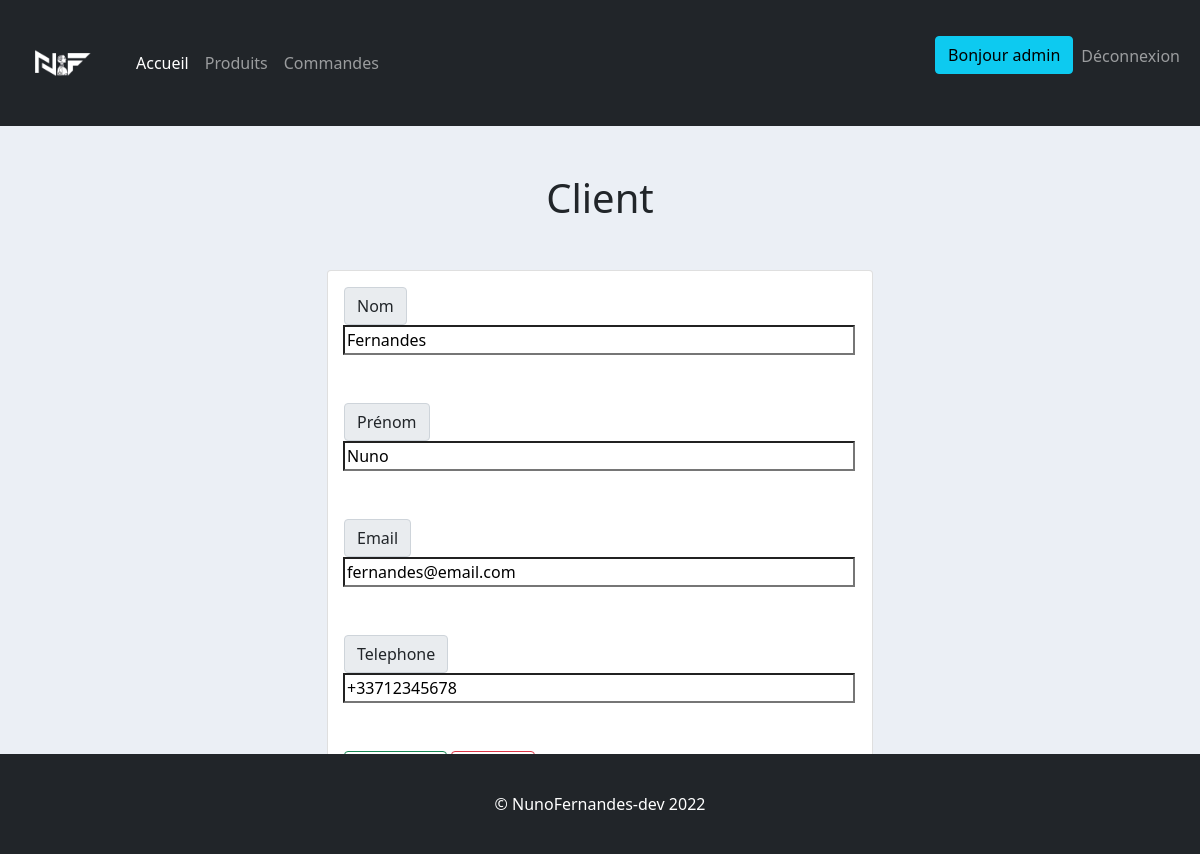
/client/modifier_client/1/ (signed in), run on the app's committed database.
### client/models.py (models this page shows, shortened)
class Client(models.Model):
    name = models.CharField(max_length=200, null=True)
    first_name = models.CharField(max_length=200, null=True)
    email = models.EmailField(max_length=250, null=True)
    phone = models.CharField(max_length=20, null=True)
    creation_date = models.DateTimeField(auto_now_add=True, null=True)

### client/views.py (the view)
# urls.py: path('modifier_client/<str:id>/', views.modify_client, name='modify_client'),
@login_required(login_url='account:connexion')
def modify_client(request, id=None):
    client = Client.objects.get(id=id)
    form = NewClientForm(instance=client)
    if request.method == 'POST':
        form = NewClientForm(request.POST, instance=client)
        if form.is_valid():
            form.save()
            return redirect('product:home')
    context = {'form': form}
    return render(request, 'client/new_client.html', context)

### client/forms.py
class NewClientForm(forms.ModelForm):
    class Meta:
        model = Client
        fields = ['name', 'first_name', 'email', 'phone']

### client/templates/client/new_client.html (shortened to what this page needs)
{% extends 'base/base.html' %}
{% block content %}
    <div class="container h-100 my-5">
        <h1 class="text-center my-5">Client</h1>
        <div class="col">
            <div class="col-md-6 card card-body mx-auto">
                <form action="" method="POST" class="w-100">
                    <div class="input-group mb-5">
                        <div class="input-group-append">
                            <span class="input-group-text">Nom</span>
                        </div>
                        {{ form.name }}
                    </div>
                    <div class="input-group mb-5">
                        <div class="input-group-append">
                            <span class="input-group-text">Prénom</span>
                        </div>
                        {{ form.first_name }}
                    </div>
                    <div class="input-group mb-5">
                        <div class="input-group-append">
                            <span class="input-group-text">Email</span>
                        </div>
                        {{ form.email }}
                    </div>
                    <div class="input-group mb-5">
                        <div class="input-group-append">
                            <span class="input-group-text">Telephone</span>
                        </div>
                        {{ form.phone }}
                    </div>
                    <button class="btn btn-outline-success" type="submit">Confirmer</button>
                    <a class="btn btn-outline-danger" href="{% url 'product:home' %}">annuler</a>
                </form>
            </div>
        </div>
	</div>
{% endblock %}

### templates/base/navbar.html (shortened to what this page needs)
{% load static %}
<nav class="navbar navbar-expand-lg navbar-dark bg-dark">
    <div class="container-fluid">
        <a class="navbar-brand" href="{% url 'product:home' %}"><img src="{% static 'images/logos.png' %}" alt="logotype de l'entreprise" width="100"></a>
        <div class="collapse navbar-collapse" id="navbarSupportedContent">
            {% if request.user.is_authenticated %}
                <ul class="navbar-nav me-auto mb-2 mb-lg-0">
                    <li class="nav-item">
                        <a class="nav-link active" aria-current="page" href="{% url 'product:home' %}">Accueil</a>
                    </li>
                    <li class="nav-item">
                        <a class="nav-link" href="{% url 'product:home' %}">Produits</a>
                    </li>
                    <li class="nav-item">
                        <a class="nav-link" href="{% url 'command:list_command' %}">Commandes</a>
                    </li>
                </ul>
            {% endif %}
            <ul class="navbar-nav me-start mb-2 mb-lg-0">
                {% if request.user.is_authenticated %}
                    <p class="btn btn-info">Bonjour {{ request.user }}</p>
                    <li class="nav-item">
                        <a class="nav-link" href="{% url 'account:logout' %}">Déconnexion</a>
                    </li>
                {% endif %}
            </ul>
        </div>
    </div>
</nav>

### static/css/base.css (style rules this page uses)
body { background-color: #ebeff5; }
input { width: 100% }

### data on the page
Client: name "Fernandes", first_name "Nuno", email "fernandes@email.com", phone "+33712345678"

### other printed values
{{ request.user }} "admin"
